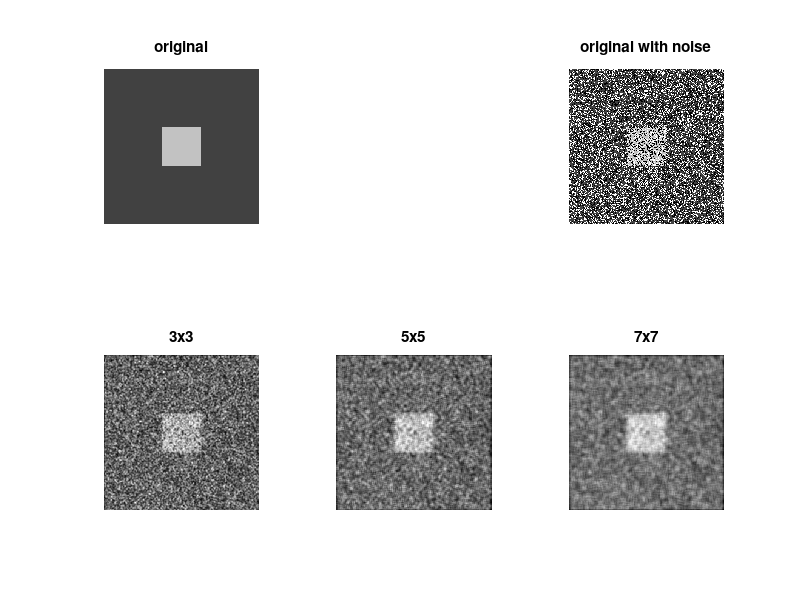

Write the MATLAB code that produced this figure.
% Michele Ferrero
% create the image
matrix=uint8(64*ones(256));
matrix(97:160,97:160)=uint8(192*ones(64));
subplot(2,3,1)
imshow(matrix);
title("original")
% put the noise
img=imnoise(matrix,"salt & pepper",0.5);
subplot(2,3,3)
imshow(img)
title("original with noise")
subplot(2,3,4)
% use the average filter on the image to remove as much noise as possible
h=fspecial('average',3);
% fspecial creates the filter and filter2 apply it to the image
imshow(filter2(h,img),[])
title("3x3")
subplot(2,3,5)
h=fspecial('average',5);
imshow(filter2(h,img),[])
title("5x5")
subplot(2,3,6)
h=fspecial('average',7);
imshow(filter2(h,img),[]);
title("7x7")

% ANSWERS
% 1) the higher the dimension of the average matrix is, the lower the 
% frequency of the low-pass filter is in the frequency domain.
% In the spatial domain when I increase the size of the average matrix I
% obtain a more blurred image.